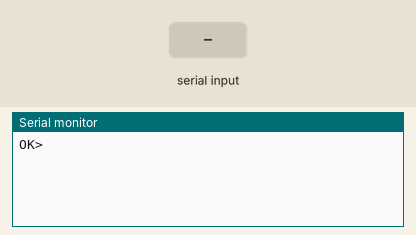
The sketch below on a simulated Arduino Mega 2560, built with avr-gcc and run on an emulated ATmega2560. Parts: the last lines printed to the serial monitor. The inputs (shaded band) are chosen by the test bench.

Above: at 1.7 s.
1.8 s: "1" received over Serial
At 3.6 s:
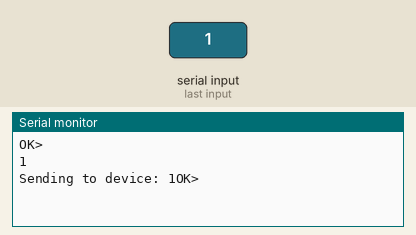
4.4 s: "1" received over the second serial link
At 6.7 s:
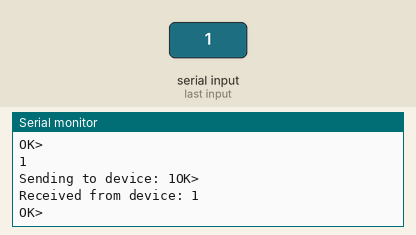
7.0 s: "0" received over Serial
At 8.4 s:
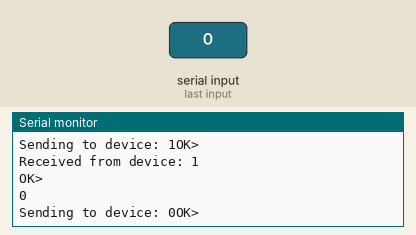
8.5 s: "0" received over the second serial link
At 9.9 s:
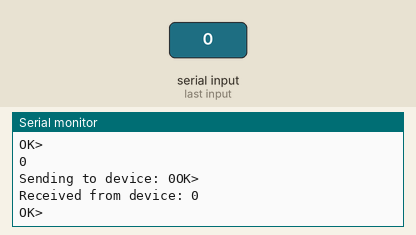

The sketch:

passthru.ino
```cpp
#define RXD2 16
#define TXD2 17

#define UWB_SERIAL Serial1

void setup() {

  // Initialize USB Serial for debugging
  Serial.begin(115200);
  while (!Serial) {
    ; // Wait for USB serial port to connect
  }

  // Initialize Serial2 with baud rate, data format, and pin assignments
  UWB_SERIAL.begin(115200, SERIAL_8N1, RXD2, TXD2);
  // 9600 is the baud rate, SERIAL_8N1 is the data format (8 data bits, no parity, 1 stop bit)
  // RXD2 and TXD2 are the defined GPIO pins for RX and TX respectively

  delay(500); // Give some time for everything to get ready

  Serial.println("OK>\r\n");
}

void loop() {

  if (Serial.available()) {

    String cmd = Serial.readString();
    Serial.println(cmd);
    Serial.print("Sending to device: ");
    Serial.print(cmd);
    Serial.println("OK>\r\n");

    UWB_SERIAL.print(cmd);
  }

  // Check for response
  if (UWB_SERIAL.available()) {
    String response = UWB_SERIAL.readString();
    Serial.print("Received from device: ");
    Serial.println(response);
    Serial.println("OK>\r\n");
  }

  delay(500);
}
```

Measured:
- after the input at 1.8 s, the serial monitor: prints a new line after 1.2 s (image 1)
- after the input at 4.4 s, the serial monitor: prints a new line after 1.1 s (image 2)
- after the input at 7.0 s, the serial monitor: prints a new line after 1.0 s (image 3)
- after the input at 8.5 s, the serial monitor: prints a new line after 1.0 s (image 4)
